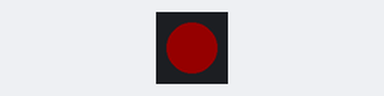
A program run on a simulated ESP32-S3. Shown: 1 RGB LEDs in strip order, left to right. Dim RGB values are drawn brighter than linear.

Above: at 0.5 s.
At 1.5 s:
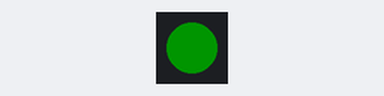
At 5.5 s:
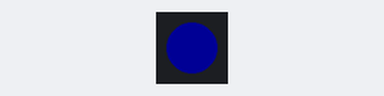
Timing chart, 0 to 6.9 s (numbered marks = the images above):
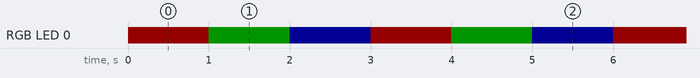

The program:

main.cpp
```cpp
#include <Arduino.h>
#include <Adafruit_NeoPixel.h>

#define LED_PIN 48  // 连接WS2812B的引脚，这里是D48
#define LED_COUNT 1 // WS2812B灯珠的数量，按需修改

Adafruit_NeoPixel strip(LED_COUNT, LED_PIN, NEO_GRB + NEO_KHZ800);

void setup()
{
  strip.begin();
  strip.show(); // 初始化时先关闭所有灯珠
}

void loop()
{
  // 设置第一个灯珠为红色并显示
  strip.setPixelColor(0, strip.Color(20, 0, 0));
  strip.show();
  delay(1000);

  // 设置第一个灯珠为绿色并显示
  strip.setPixelColor(0, strip.Color(0, 20, 0));
  strip.show();
  delay(1000);

  // 设置第一个灯珠为蓝色并显示
  strip.setPixelColor(0, strip.Color(0, 0, 20));
  strip.show();
  delay(1000);
}
```

Measured:
- by itself, RGB LED 0: repeats every 3.0 s: RGB(0, 20, 0) 1.0 s, RGB(0, 0, 20) 1.0 s, RGB(20, 0, 0) 1.0 s
- by itself, everything shown: repeats every 3.0 s, in 3 steps
